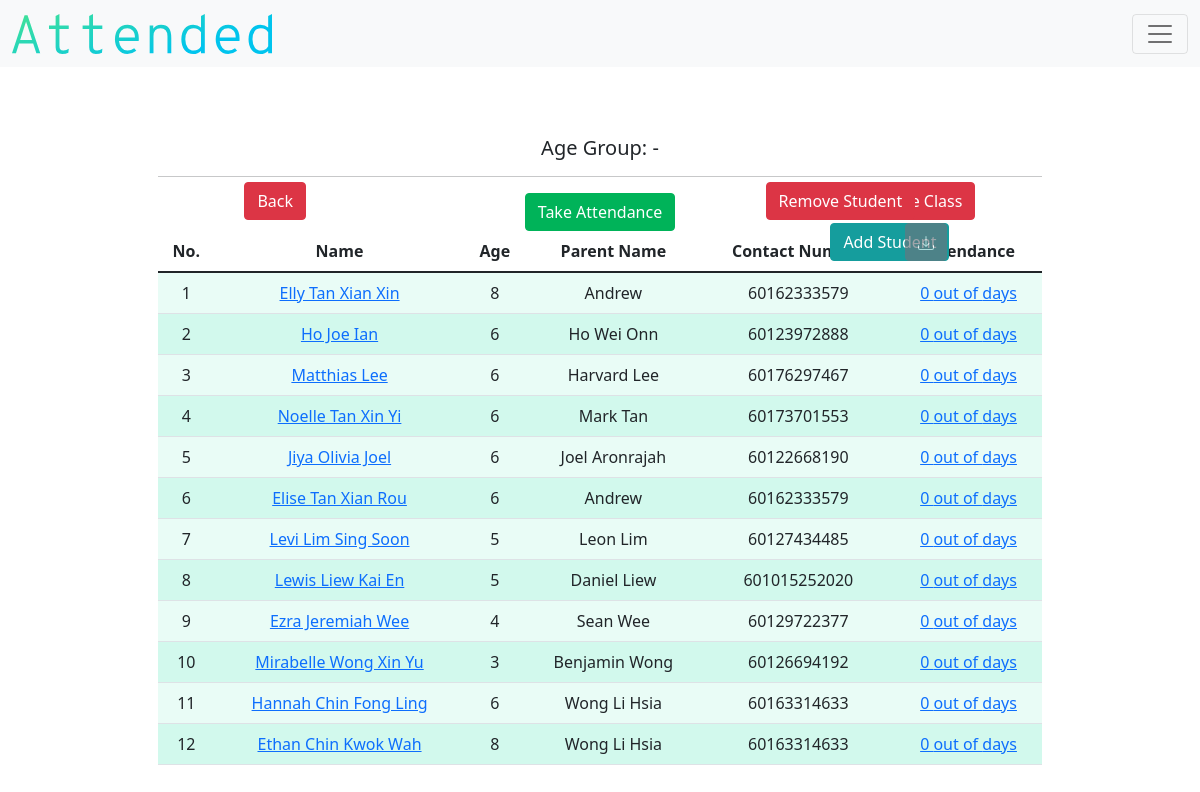
/detail_class/0 (signed in), run on the app's committed database.
### models.py (models this page shows)
class Student(db.Model):
    __tablename__ = "student"
    id = db.Column(db.Integer, primary_key=True)
    teacher_id = db.Column(db.Integer, db.ForeignKey("teacher.id"))
    class_id = db.Column(db.Integer, nullable=True, default=0)
    name = db.Column(db.String(), nullable=False)
    birth = db.Column(db.String(),nullable=False)
    age = db.Column(db.Integer(), nullable=False)
    gender = db.Column(db.String(), nullable=False)
    parent = db.Column(db.String(), nullable=True)
    parent2 = db.Column(db.String(), nullable=True)
    number = db.Column(db.Integer, nullable=True)
    number2 = db.Column(db.Integer, nullable=True)
    email = db.Column(db.String(), nullable=True)
    email2 = db.Column(db.String(), nullable=True)
    address = db.Column(db.String(), nullable=False)
    city = db.Column(db.String(), nullable=False)
    state = db.Column(db.String(), nullable=False)
    postcode = db.Column(db.Integer, nullable=False)
    attend_count = db.Column(db.Integer, nullable=True, default=0)
    student_attends = db.relationship("Attendance", backref="student_attend")

### application.py (the view)
@app.route("/detail_class/<string:id>")
def detail_class(id):
    teacher = current_user.get_id()
    teacher_object = db.session.query(Teacher).filter_by(id=teacher).first()
    if not current_user.is_authenticated:
        return redirect("/login")
    else:
        TABLE_HEADERS=["No.", "Name", "Age", "Parent Name", "Contact Number", "Attendance"]
        teacher = current_user.get_id()
        class_object = Class.query.filter_by(id = id).first()
        students = Student.query.filter_by(class_id=id, teacher_id=teacher)
        class_attendance = Attendance.query.filter_by(class_id=id, teacher_id=teacher)
        return render_template("detail-class.html", classes=class_object, headers=TABLE_HEADERS, students=students, attendances=class_attendance, teacher=teacher_object)

### application.py (called while the page is built)
@login.user_loader
def load_user(id):
    return Teacher.query.get(id)

### templates/detail-class.html (shortened to what this page needs)
{% extends "layout.html" %}
{% block main %}
        <h5> Age Group: {{classes.lowest_age}} - {{classes.highest_age}} </h5>
        <a class="btn btn-danger" id="detail-class-del" href="/delete-class/{{classes.id}}" type="button">Delete Class</a>
        {% if classes.student_count != 0 %}
        <a class="btn btn-danger" id="detail-class-rem-student" href="/remove-student-class/{{classes.id}}" type="button">Remove Student</a>
        {% endif %}
        <a class="btn btn-danger" id="detail-class-back" href="/class" type="button">Back</a>
        <hr>
        <div class="d-grid gap-2 d-md-block">
          {% if classes.student_count != 0 %}
          <a class="btn btn-success" id="detail-class-attendance" href="/take-attendance/{{classes.id}}" role="button">Take Attendance</a>
          {% endif %}
          <a class="btn btn-secondary" id="detail-class-add" href="/add_student_class/{{classes.id}}" role="button">Add Student</a>
          <button disabled type="button" id="detail-class-export" class="btn btn-secondary"></button>
        </div>
        {% if classes.student_count != 0 %}
        <div class="table-responsive">
          <table class="table table-hover">
                  <thead>
                          <tr>
                                  {% for header in headers %}
                                  <th id="header"> {{ header }} </th>
                                  {% endfor %}
                          </tr>
                  </thead>
                  <tbody>
                  {% for student in students %}
                  <tr>
                          <td class="counterCell"></td>
                          <td><a href="/detail-class-student/{{student.id}}">{{student.name}}</a></td>
                          <td> {{student.age }} </td>
                          {% if student.parent == "" %}
                            <td> {{student.parent2 }}</td>
                            <td> {{student.number2 }}</td>
                          {% else %}
                            <td> {{student.parent}} </td>
                            <td> {{student.number}} </td>
                          {% endif %}
                          <td><a href="/detail_attendance/{{student.id}}">{{student.attend_count}} out of {{classes.attendance_count}} days</a></td>
                  </tr>
                  {% endfor %}
                  </tbody>
          </table>
        </div>
        {% endif %}
{% endblock %}

### static/css/style.css (style rules this page uses)
.btn-success { color:#FFFFFF; background-color: #00b359; border-color: #00b359; }
.btn-secondary { color:#FFFFFF; background-color:#159d9d; border-color:#159d9d; }
table { counter-reset: tableCount; }
.counterCell:before { content: counter(tableCount); counter-increment: tableCount; }
tr:nth-child(even) { background-color:#d2f9ed; }
tr:nth-child(odd) { background-color:#e9fcf6; }
#header { background-color:white; }
#detail-class-del { position:absolute; left: 71.5%; top:20%; }
#detail-class-rem-student { position:absolute; left:63.8%; top:20%; }
#detail-class-back { position:absolute; right: 74.5%; top:20%; }
#detail-class-attendance { position:relative; left: 0%; }
#detail-class-add { position:absolute; left:69.2%; top:24.5%; }
#detail-class-export { position:absolute; left: 75.4%; top:24.5%; }

### data on the page
Student: name "Elly Tan Xian Xin", age "8", parent "Andrew", number "60162333579", attend_count "0"
Student: name "Ho Joe Ian", age "6", parent "Ho Wei Onn", number "60123972888", attend_count "0"
Student: name "Matthias Lee", age "6", parent "Harvard Lee", number "60176297467", attend_count "0"
Student: name "Noelle Tan Xin Yi", age "6", parent "Mark Tan", number "60173701553", attend_count "0"
Student: name "Jiya Olivia Joel", age "6", parent "Joel Aronrajah", number "60122668190", attend_count "0"
Student: name "Elise Tan Xian Rou", age "6", parent "Andrew", number "60162333579", attend_count "0"
Student: name "Levi Lim Sing Soon", age "5", parent "Leon Lim", number "60127434485", attend_count "0"
Student: name "Lewis Liew Kai En", age "5", parent "Daniel Liew", number "601015252020", attend_count "0"
Student: name "Ezra Jeremiah Wee", age "4", parent "Sean Wee", number "60129722377", attend_count "0"
Student: name "Mirabelle Wong Xin Yu", age "3", parent "Benjamin Wong", number "60126694192", attend_count "0"
Student: name "Hannah Chin Fong Ling", age "6", parent2 "Wong Li Hsia", number2 "60163314633", attend_count "0"
Student: name "Ethan Chin Kwok Wah", age "8", parent2 "Wong Li Hsia", number2 "60163314633", attend_count "0"

### other printed values
{{ header }} "No." "Name" "Age" "Parent Name" "Contact Number" "Attendance"
